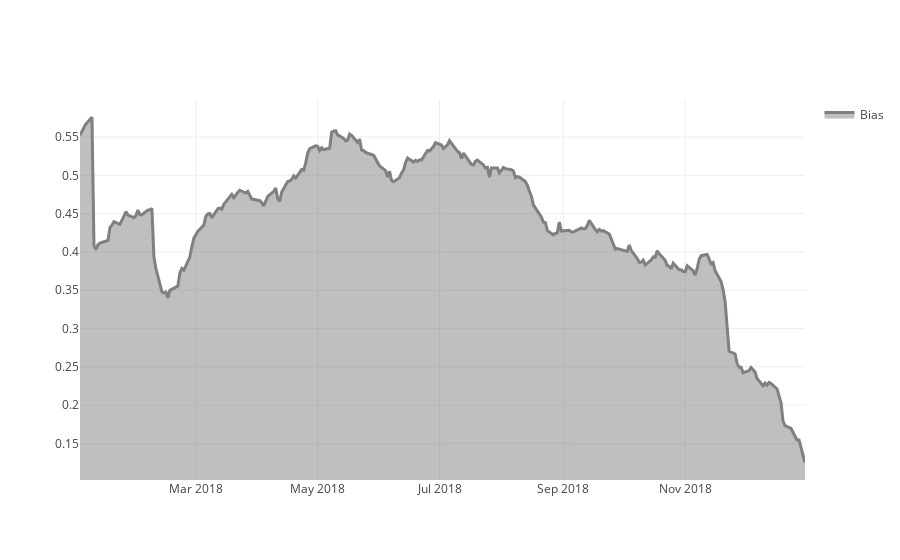

Notebook code cell kept with this figure:
### Code cell
make_plot_filled(stat.coords['time'].to_pandas(), stat.loc[:, 'bias'].values, color="gray", name="Bias")

### Figure 1 — Plotly figure (JSON) as saved in the notebook; plotly's stock layout.template omitted (floating-point values rounded to 4 significant figures; data arrays with more than 128 entries replaced by an {"elided": "..."} marker saying what was removed)
{"data": [{"fill": "tonexty", "line": {"color": "gray", "width": 3}, "name": "Bias", "type": "scatter", "uid": "dec068df-9a6c-41d9-aa3a-545bc4c5c47c", "x": {"elided": "251 str values"}, "y": {"elided": "251 float values"}}], "layout": {"showlegend": true, "yaxis": {"range": [0.1022, 0.5983]}}}
